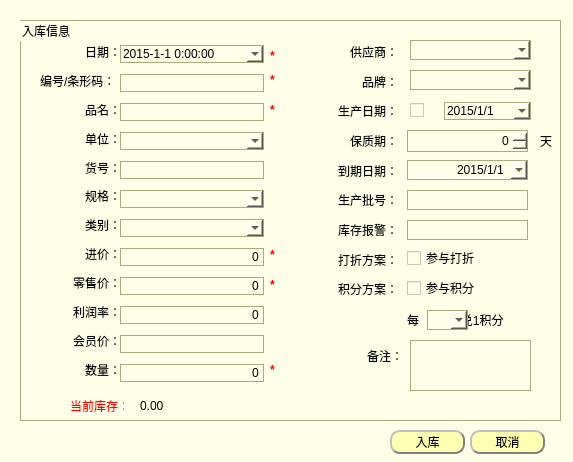
<?xml version="1.0" encoding="UTF-8"?>
<ui version="4.0">
 <class>instore</class>
 <widget class="QDialog" name="instore">
  <property name="geometry">
   <rect>
    <x>0</x>
    <y>0</y>
    <width>573</width>
    <height>462</height>
   </rect>
  </property>
  <property name="windowTitle">
   <string>Dialog</string>
  </property>
  <property name="windowIcon">
   <iconset resource="../res.qrc">
    <normaloff>:/image/商品入库.png</normaloff>:/image/商品入库.png</iconset>
  </property>
  <property name="styleSheet">
   <string notr="true">QWidget{
	background-color: rgb(255, 255, 231);
}
QLabel#label_23,#label_25,#label_26,#label_53,#label_54,#label_55,#label_56{
	color: rgb(255, 0, 0);
}

QComboBox{
	border: 1px solid  #aaaa7f;
}
QLineEdit{
	border: 1px solid  #aaaa7f;
}
QSpinBox{
	border: 1px solid  #aaaa7f;
}
QTextEdit{
	border: 1px solid  #aaaa7f;
}
QDatetEdit{
	border: 1px solid  #aaaa7f;
}
QGroupBox{
	border: 1px solid  #aaaa7f;
}
QDateTimeEdit{
	border: 1px solid  #aaaa7f;
}

QPushButton{background-color:rgb(255, 255 , 178);

	color: black;  
	border-radius: 10px; 
	border: 2px groove gray; 
	min-height:20;
 	border-style: outset;
}

QPushButton:hover{background-color: rgb(255, 219, 92);
color: black ;
}

QPushButton:pressed{background-color:rgb(255, 175, 68);

border-style: inset; }</string>
  </property>
  <widget class="QGroupBox" name="groupBox">
   <property name="geometry">
    <rect>
     <x>20</x>
     <y>20</y>
     <width>541</width>
     <height>401</height>
    </rect>
   </property>
   <property name="styleSheet">
    <string notr="true"/>
   </property>
   <property name="title">
    <string>入库信息</string>
   </property>
   <widget class="QDateEdit" name="warningdateEdit">
    <property name="geometry">
     <rect>
      <x>387</x>
      <y>140</y>
      <width>121</width>
      <height>20</height>
     </rect>
    </property>
    <property name="alignment">
     <set>Qt::AlignRight|Qt::AlignTrailing|Qt::AlignVCenter</set>
    </property>
    <property name="dateTime">
     <datetime>
      <hour>0</hour>
      <minute>0</minute>
      <second>0</second>
      <year>2015</year>
      <month>1</month>
      <day>1</day>
     </datetime>
    </property>
    <property name="displayFormat">
     <string>yyyy/M/d </string>
    </property>
    <property name="calendarPopup">
     <bool>true</bool>
    </property>
   </widget>
   <widget class="QLabel" name="label_24">
    <property name="geometry">
     <rect>
      <x>387</x>
      <y>290</y>
      <width>121</width>
      <height>20</height>
     </rect>
    </property>
    <property name="text">
     <string>每         元兑1积分</string>
    </property>
   </widget>
   <widget class="QComboBox" name="conversionBox">
    <property name="geometry">
     <rect>
      <x>407</x>
      <y>290</y>
      <width>41</width>
      <height>20</height>
     </rect>
    </property>
    <property name="editable">
     <bool>true</bool>
    </property>
   </widget>
   <widget class="QComboBox" name="supplyBox">
    <property name="geometry">
     <rect>
      <x>390</x>
      <y>20</y>
      <width>121</width>
      <height>20</height>
     </rect>
    </property>
    <property name="editable">
     <bool>true</bool>
    </property>
   </widget>
   <widget class="QWidget" name="layoutWidget_4">
    <property name="geometry">
     <rect>
      <x>20</x>
      <y>20</y>
      <width>81</width>
      <height>341</height>
     </rect>
    </property>
    <layout class="QVBoxLayout" name="verticalLayout">
     <item alignment="Qt::AlignRight">
      <widget class="QLabel" name="label_2">
       <property name="text">
        <string>日期：</string>
       </property>
      </widget>
     </item>
     <item>
      <widget class="QLabel" name="label_3">
       <property name="text">
        <string>编号/条形码：</string>
       </property>
      </widget>
     </item>
     <item alignment="Qt::AlignRight">
      <widget class="QLabel" name="label_4">
       <property name="text">
        <string>品名：</string>
       </property>
      </widget>
     </item>
     <item alignment="Qt::AlignRight">
      <widget class="QLabel" name="label_5">
       <property name="text">
        <string>单位：</string>
       </property>
      </widget>
     </item>
     <item alignment="Qt::AlignRight">
      <widget class="QLabel" name="label_6">
       <property name="text">
        <string>货号：</string>
       </property>
      </widget>
     </item>
     <item alignment="Qt::AlignRight">
      <widget class="QLabel" name="label_7">
       <property name="text">
        <string>规格：</string>
       </property>
      </widget>
     </item>
     <item alignment="Qt::AlignRight">
      <widget class="QLabel" name="label_8">
       <property name="text">
        <string>类别：</string>
       </property>
      </widget>
     </item>
     <item alignment="Qt::AlignRight">
      <widget class="QLabel" name="label_9">
       <property name="text">
        <string>进价：</string>
       </property>
      </widget>
     </item>
     <item alignment="Qt::AlignRight">
      <widget class="QLabel" name="label_10">
       <property name="text">
        <string>零售价：</string>
       </property>
      </widget>
     </item>
     <item alignment="Qt::AlignRight">
      <widget class="QLabel" name="label_11">
       <property name="text">
        <string>利润率：</string>
       </property>
      </widget>
     </item>
     <item alignment="Qt::AlignRight">
      <widget class="QLabel" name="label_12">
       <property name="text">
        <string>会员价：</string>
       </property>
      </widget>
     </item>
     <item alignment="Qt::AlignRight">
      <widget class="QLabel" name="label_13">
       <property name="text">
        <string>数量：</string>
       </property>
      </widget>
     </item>
    </layout>
   </widget>
   <widget class="QWidget" name="layoutWidget">
    <property name="geometry">
     <rect>
      <x>287</x>
      <y>20</y>
      <width>91</width>
      <height>261</height>
     </rect>
    </property>
    <layout class="QVBoxLayout" name="verticalLayout_3">
     <item alignment="Qt::AlignRight">
      <widget class="QLabel" name="label">
       <property name="text">
        <string>供应商：</string>
       </property>
      </widget>
     </item>
     <item alignment="Qt::AlignRight">
      <widget class="QLabel" name="label_14">
       <property name="text">
        <string>品牌：</string>
       </property>
      </widget>
     </item>
     <item alignment="Qt::AlignRight">
      <widget class="QLabel" name="label_15">
       <property name="text">
        <string>生产日期：</string>
       </property>
      </widget>
     </item>
     <item alignment="Qt::AlignRight">
      <widget class="QLabel" name="label_16">
       <property name="text">
        <string>保质期：</string>
       </property>
      </widget>
     </item>
     <item alignment="Qt::AlignRight">
      <widget class="QLabel" name="label_17">
       <property name="text">
        <string>到期日期：</string>
       </property>
      </widget>
     </item>
     <item alignment="Qt::AlignRight">
      <widget class="QLabel" name="label_18">
       <property name="text">
        <string>生产批号：</string>
       </property>
      </widget>
     </item>
     <item alignment="Qt::AlignRight">
      <widget class="QLabel" name="label_19">
       <property name="text">
        <string>库存报警：</string>
       </property>
      </widget>
     </item>
     <item alignment="Qt::AlignRight">
      <widget class="QLabel" name="label_20">
       <property name="text">
        <string>打折方案：</string>
       </property>
      </widget>
     </item>
     <item alignment="Qt::AlignRight">
      <widget class="QLabel" name="label_21">
       <property name="text">
        <string>积分方案：</string>
       </property>
      </widget>
     </item>
    </layout>
   </widget>
   <widget class="QLineEdit" name="batchNumEdit">
    <property name="geometry">
     <rect>
      <x>387</x>
      <y>170</y>
      <width>121</width>
      <height>20</height>
     </rect>
    </property>
    <property name="alignment">
     <set>Qt::AlignLeading|Qt::AlignLeft|Qt::AlignVCenter</set>
    </property>
   </widget>
   <widget class="QLabel" name="label_22">
    <property name="geometry">
     <rect>
      <x>347</x>
      <y>330</y>
      <width>54</width>
      <height>12</height>
     </rect>
    </property>
    <property name="text">
     <string>备注：</string>
    </property>
   </widget>
   <widget class="QCheckBox" name="creditSchemecheckBox">
    <property name="geometry">
     <rect>
      <x>387</x>
      <y>260</y>
      <width>71</width>
      <height>16</height>
     </rect>
    </property>
    <property name="text">
     <string>参与积分</string>
    </property>
   </widget>
   <widget class="QLabel" name="label_25">
    <property name="geometry">
     <rect>
      <x>50</x>
      <y>380</y>
      <width>54</width>
      <height>12</height>
     </rect>
    </property>
    <property name="text">
     <string>当前库存：</string>
    </property>
   </widget>
   <widget class="QWidget" name="layoutWidget_3">
    <property name="geometry">
     <rect>
      <x>100</x>
      <y>20</y>
      <width>144</width>
      <height>351</height>
     </rect>
    </property>
    <layout class="QVBoxLayout" name="verticalLayout_2">
     <item>
      <widget class="QDateTimeEdit" name="dateTimeEdit">
       <property name="dateTime">
        <datetime>
         <hour>0</hour>
         <minute>0</minute>
         <second>0</second>
         <year>2015</year>
         <month>1</month>
         <day>1</day>
        </datetime>
       </property>
       <property name="displayFormat">
        <string>yyyy-M-d H:mm:ss</string>
       </property>
       <property name="calendarPopup">
        <bool>true</bool>
       </property>
      </widget>
     </item>
     <item>
      <widget class="QLineEdit" name="productIdEdit">
       <property name="alignment">
        <set>Qt::AlignLeading|Qt::AlignLeft|Qt::AlignVCenter</set>
       </property>
      </widget>
     </item>
     <item>
      <widget class="QLineEdit" name="productNameEdit">
       <property name="text">
        <string/>
       </property>
       <property name="alignment">
        <set>Qt::AlignLeading|Qt::AlignLeft|Qt::AlignVCenter</set>
       </property>
      </widget>
     </item>
     <item>
      <widget class="QComboBox" name="unitBox">
       <property name="editable">
        <bool>true</bool>
       </property>
      </widget>
     </item>
     <item>
      <widget class="QLineEdit" name="itemNumEdit">
       <property name="text">
        <string/>
       </property>
       <property name="alignment">
        <set>Qt::AlignLeading|Qt::AlignLeft|Qt::AlignVCenter</set>
       </property>
      </widget>
     </item>
     <item>
      <widget class="QComboBox" name="qualificationBox">
       <property name="editable">
        <bool>true</bool>
       </property>
      </widget>
     </item>
     <item>
      <widget class="QComboBox" name="classBox">
       <property name="editable">
        <bool>true</bool>
       </property>
      </widget>
     </item>
     <item>
      <widget class="QLineEdit" name="purchaseEdit">
       <property name="text">
        <string>0</string>
       </property>
       <property name="alignment">
        <set>Qt::AlignRight|Qt::AlignTrailing|Qt::AlignVCenter</set>
       </property>
      </widget>
     </item>
     <item>
      <widget class="QLineEdit" name="retailEdit">
       <property name="text">
        <string>0</string>
       </property>
       <property name="alignment">
        <set>Qt::AlignRight|Qt::AlignTrailing|Qt::AlignVCenter</set>
       </property>
      </widget>
     </item>
     <item>
      <widget class="QLineEdit" name="profitrateEdit">
       <property name="text">
        <string>0</string>
       </property>
       <property name="alignment">
        <set>Qt::AlignRight|Qt::AlignTrailing|Qt::AlignVCenter</set>
       </property>
      </widget>
     </item>
     <item>
      <widget class="QLineEdit" name="memberpriceEdit">
       <property name="alignment">
        <set>Qt::AlignRight|Qt::AlignTrailing|Qt::AlignVCenter</set>
       </property>
      </widget>
     </item>
     <item>
      <widget class="QLineEdit" name="instoreNumEdit">
       <property name="text">
        <string>0</string>
       </property>
       <property name="alignment">
        <set>Qt::AlignRight|Qt::AlignTrailing|Qt::AlignVCenter</set>
       </property>
      </widget>
     </item>
    </layout>
   </widget>
   <widget class="QTextEdit" name="remarktextEdit">
    <property name="geometry">
     <rect>
      <x>390</x>
      <y>320</y>
      <width>121</width>
      <height>51</height>
     </rect>
    </property>
   </widget>
   <widget class="QCheckBox" name="discountSchemecheckBox">
    <property name="geometry">
     <rect>
      <x>387</x>
      <y>230</y>
      <width>71</width>
      <height>16</height>
     </rect>
    </property>
    <property name="text">
     <string>参与打折</string>
    </property>
   </widget>
   <widget class="QComboBox" name="brandBox">
    <property name="geometry">
     <rect>
      <x>390</x>
      <y>50</y>
      <width>121</width>
      <height>20</height>
     </rect>
    </property>
    <property name="editable">
     <bool>true</bool>
    </property>
   </widget>
   <widget class="QWidget" name="layoutWidget_5">
    <property name="geometry">
     <rect>
      <x>390</x>
      <y>80</y>
      <width>121</width>
      <height>22</height>
     </rect>
    </property>
    <layout class="QHBoxLayout" name="horizontalLayout">
     <item>
      <widget class="QCheckBox" name="datecheckBox">
       <property name="text">
        <string/>
       </property>
      </widget>
     </item>
     <item>
      <widget class="QDateEdit" name="productdateEdit">
       <property name="dateTime">
        <datetime>
         <hour>0</hour>
         <minute>0</minute>
         <second>0</second>
         <year>2015</year>
         <month>1</month>
         <day>1</day>
        </datetime>
       </property>
       <property name="displayFormat">
        <string>yyyy/M/d </string>
       </property>
       <property name="calendarPopup">
        <bool>true</bool>
       </property>
      </widget>
     </item>
    </layout>
   </widget>
   <widget class="QLabel" name="label_23">
    <property name="geometry">
     <rect>
      <x>250</x>
      <y>26</y>
      <width>20</width>
      <height>20</height>
     </rect>
    </property>
    <property name="font">
     <font>
      <weight>75</weight>
      <bold>true</bold>
     </font>
    </property>
    <property name="text">
     <string>*</string>
    </property>
   </widget>
   <widget class="QLabel" name="label_26">
    <property name="geometry">
     <rect>
      <x>250</x>
      <y>50</y>
      <width>20</width>
      <height>20</height>
     </rect>
    </property>
    <property name="font">
     <font>
      <weight>75</weight>
      <bold>true</bold>
     </font>
    </property>
    <property name="text">
     <string>*</string>
    </property>
   </widget>
   <widget class="QLabel" name="label_53">
    <property name="geometry">
     <rect>
      <x>250</x>
      <y>80</y>
      <width>20</width>
      <height>20</height>
     </rect>
    </property>
    <property name="font">
     <font>
      <weight>75</weight>
      <bold>true</bold>
     </font>
    </property>
    <property name="text">
     <string>*</string>
    </property>
   </widget>
   <widget class="QLabel" name="label_54">
    <property name="geometry">
     <rect>
      <x>250</x>
      <y>219</y>
      <width>20</width>
      <height>31</height>
     </rect>
    </property>
    <property name="font">
     <font>
      <weight>75</weight>
      <bold>true</bold>
     </font>
    </property>
    <property name="text">
     <string>*</string>
    </property>
   </widget>
   <widget class="QLabel" name="label_55">
    <property name="geometry">
     <rect>
      <x>250</x>
      <y>249</y>
      <width>20</width>
      <height>31</height>
     </rect>
    </property>
    <property name="font">
     <font>
      <weight>75</weight>
      <bold>true</bold>
     </font>
    </property>
    <property name="text">
     <string>*</string>
    </property>
   </widget>
   <widget class="QLabel" name="label_56">
    <property name="geometry">
     <rect>
      <x>250</x>
      <y>340</y>
      <width>20</width>
      <height>20</height>
     </rect>
    </property>
    <property name="font">
     <font>
      <weight>75</weight>
      <bold>true</bold>
     </font>
    </property>
    <property name="text">
     <string>*</string>
    </property>
   </widget>
   <widget class="QLineEdit" name="warningNumEdit">
    <property name="geometry">
     <rect>
      <x>387</x>
      <y>200</y>
      <width>121</width>
      <height>20</height>
     </rect>
    </property>
    <property name="alignment">
     <set>Qt::AlignRight|Qt::AlignTrailing|Qt::AlignVCenter</set>
    </property>
   </widget>
   <widget class="QLabel" name="label_27">
    <property name="geometry">
     <rect>
      <x>520</x>
      <y>110</y>
      <width>16</width>
      <height>21</height>
     </rect>
    </property>
    <property name="text">
     <string>天</string>
    </property>
   </widget>
   <widget class="QSpinBox" name="lifedatespinBox">
    <property name="geometry">
     <rect>
      <x>387</x>
      <y>110</y>
      <width>121</width>
      <height>22</height>
     </rect>
    </property>
    <property name="layoutDirection">
     <enum>Qt::LeftToRight</enum>
    </property>
    <property name="alignment">
     <set>Qt::AlignRight|Qt::AlignTrailing|Qt::AlignVCenter</set>
    </property>
    <property name="buttonSymbols">
     <enum>QAbstractSpinBox::UpDownArrows</enum>
    </property>
    <property name="maximum">
     <number>1800</number>
    </property>
   </widget>
   <widget class="QLabel" name="NumberLabel">
    <property name="geometry">
     <rect>
      <x>120</x>
      <y>380</y>
      <width>54</width>
      <height>12</height>
     </rect>
    </property>
    <property name="text">
     <string>0.00</string>
    </property>
   </widget>
  </widget>
  <widget class="QPushButton" name="instorepushbutton">
   <property name="geometry">
    <rect>
     <x>390</x>
     <y>430</y>
     <width>75</width>
     <height>24</height>
    </rect>
   </property>
   <property name="text">
    <string>入库</string>
   </property>
  </widget>
  <widget class="QPushButton" name="quitButton">
   <property name="geometry">
    <rect>
     <x>470</x>
     <y>430</y>
     <width>75</width>
     <height>24</height>
    </rect>
   </property>
   <property name="text">
    <string>取消</string>
   </property>
  </widget>
 </widget>
 <resources>
  <include location="../res.qrc"/>
 </resources>
 <connections/>
</ui>
